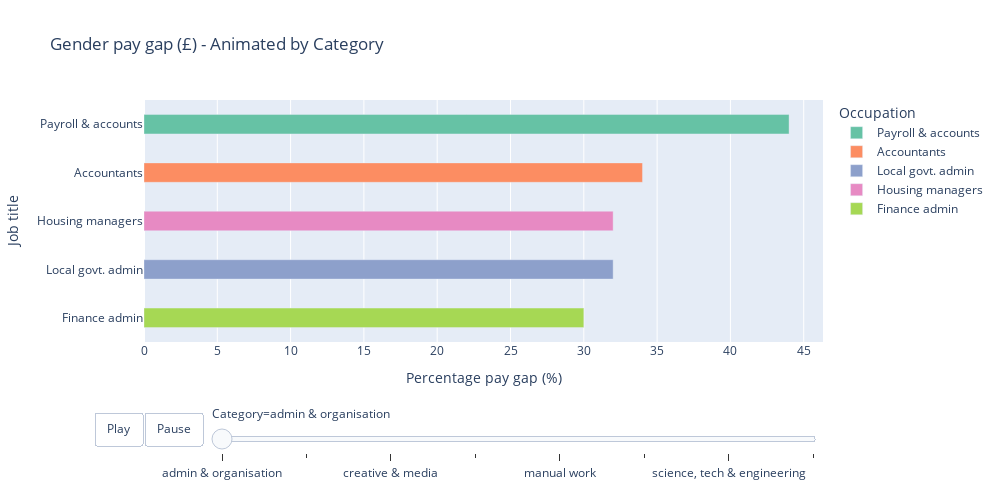

The cell this chart's notebook holds for it:
### Code cell
# filter data by categories and pick the top 5 pay per category
# for US data

filtered_data = uk.groupby(['Category']).apply(lambda x: x.nlargest(5, 'Percentage pay gap'))


fig = px.bar(filtered_data,
             y='Occupation',
             x='Percentage pay gap',
             animation_frame='Category',
             animation_group='Occupation',
             color='Occupation',
             color_discrete_sequence = px.colors.qualitative.Set2,
             title='Gender pay gap (£) - Animated by Category',
             labels={'Pay gap': 'Pay gap'},
             hover_data=['Pay gap (£)', 'Men average annual salary (£)', 'Women average annual salary (£)'],
             )


fig.update_traces(marker=dict(line=dict(width=0.4)), width=0.4)


fig.update_layout(height=500,
                  width = 1000,
                  yaxis_title='Job title',
                  xaxis_title='Percentage pay gap (%)',
                  yaxis={'categoryorder': 'total ascending'},
                  )

# Enable animation and set frame duration
fig.update_layout(updatemenus=[dict(type='buttons',
                                    showactive=False,
                                    buttons=[dict(label='Play',
                                                  method='animate',
                                                  args=[None, dict(frame=dict(duration=1000, redraw=True), fromcurrent=True)]),
                                             dict(label='Pause',
                                                  method='animate',
                                                  args=[[None], dict(frame=dict(duration=0, redraw=True), mode='immediate', fromcurrent=True)])])])


fig.show()

# always click the home icon to display bars when changing categories

### Figure 1 — Plotly figure (JSON) as saved in the notebook; plotly's stock layout.template omitted (floating-point values rounded to 4 significant figures)
{"data": [{"alignmentgroup": "True", "customdata": [[7830, 25744, 17914]], "hovertemplate": "Occupation=%{y}<br>Category=admin & organisation<br>Percentage pay gap=%{x}<br>Pay gap (£)=%{customdata[0]}<br>Men average annual salary (£)=%{customdata[1]}<br>Women average annual salary (£)=%{customdata[2]}<extra></extra>", "ids": ["Payroll & accounts"], "legendgroup": "Payroll & accounts", "marker": {"color": "rgb(102,194,165)", "line": {"width": 0.4}, "pattern": {"shape": ""}}, "name": "Payroll & accounts", "offsetgroup": "Payroll & accounts", "orientation": "h", "showlegend": true, "textposition": "auto", "type": "bar", "width": 0.4, "x": [44], "xaxis": "x", "y": ["Payroll & accounts"], "yaxis": "y"}, {"alignmentgroup": "True", "customdata": [[10305, 40427, 30122]], "hovertemplate": "Occupation=%{y}<br>Category=admin & organisation<br>Percentage pay gap=%{x}<br>Pay gap (£)=%{customdata[0]}<br>Men average annual salary (£)=%{customdata[1]}<br>Women average annual salary (£)=%{customdata[2]}<extra></extra>", "ids": ["Accountants"], "legendgroup": "Accountants", "marker": {"color": "rgb(252,141,98)", "line": {"width": 0.4}, "pattern": {"shape": ""}}, "name": "Accountants", "offsetgroup": "Accountants", "orientation": "h", "showlegend": true, "textposition": "auto", "type": "bar", "width": 0.4, "x": [34], "xaxis": "x", "y": ["Accountants"], "yaxis": "y"}, {"alignmentgroup": "True", "customdata": [[6179, 25496, 19317]], "hovertemplate": "Occupation=%{y}<br>Category=admin & organisation<br>Percentage pay gap=%{x}<br>Pay gap (£)=%{customdata[0]}<br>Men average annual salary (£)=%{customdata[1]}<br>Women average annual salary (£)=%{customdata[2]}<extra></extra>", "ids": ["Local govt. admin"], "legendgroup": "Local govt. admin", "marker": {"color": "rgb(141,160,203)", "line": {"width": 0.4}, "pattern": {"shape": ""}}, "name": "Local govt. admin", "offsetgroup": "Local govt. admin", "orientation": "h", "showlegend": true, "textposition": "auto", "type": "bar", "width": 0.4, "x": [32], "xaxis": "x", "y": ["Local govt. admin"], "yaxis": "y"}, {"alignmentgroup": "True", "customdata": [[9053, 37701, 28648]], "hovertemplate": "Occupation=%{y}<br>Category=admin & organisation<br>Percentage pay gap=%{x}<br>Pay gap (£)=%{customdata[0]}<br>Men average annual salary (£)=%{customdata[1]}<br>Women average annual salary (£)=%{customdata[2]}<extra></extra>", "ids": ["Housing managers"], "legendgroup": "Housing managers", "marker": {"color": "rgb(231,138,195)", "line": {"width": 0.4}, "pattern": {"shape": ""}}, "name": "Housing managers", "offsetgroup": "Housing managers", "orientation": "h", "showlegend": true, "textposition": "auto", "type": "bar", "width": 0.4, "x": [32], "xaxis": "x", "y": ["Housing managers"], "yaxis": "y"}, {"alignmentgroup": "True", "customdata": [[5252, 22788, 17536]], "hovertemplate": "Occupation=%{y}<br>Category=admin & organisation<br>Percentage pay gap=%{x}<br>Pay gap (£)=%{customdata[0]}<br>Men average annual salary (£)=%{customdata[1]}<br>Women average annual salary (£)=%{customdata[2]}<extra></extra>", "ids": ["Finance admin"], "legendgroup": "Finance admin", "marker": {"color": "rgb(166,216,84)", "line": {"width": 0.4}, "pattern": {"shape": ""}}, "name": "Finance admin", "offsetgroup": "Finance admin", "orientation": "h", "showlegend": true, "textposition": "auto", "type": "bar", "width": 0.4, "x": [30], "xaxis": "x", "y": ["Finance admin"], "yaxis": "y"}], "layout": {"barmode": "relative", "height": 500, "legend": {"title": {"text": "Occupation"}, "tracegroupgap": 0}, "sliders": [{"active": 0, "currentvalue": {"prefix": "Category="}, "len": 0.9, "pad": {"b": 10, "t": 60}, "steps": [{"args": [["admin & organisation"], {"frame": {"duration": 0, "redraw": true}, "fromcurrent": true, "mode": "immediate", "transition": {"duration": 0, "easing": "linear"}}], "label": "admin & organisation", "method": "animate"}, {"args": [["care & education"], {"frame": {"duration": 0, "redraw": true}, "fromcurrent": true, "mode": "immediate", "transition": {"duration": 0, "easing": "linear"}}], "label": "care & education", "method": "animate"}, {"args": [["creative & media"], {"frame": {"duration": 0, "redraw": true}, "fromcurrent": true, "mode": "immediate", "transition": {"duration": 0, "easing": "linear"}}], "label": "creative & media", "method": "animate"}, {"args": [["law & justice"], {"frame": {"duration": 0, "redraw": true}, "fromcurrent": true, "mode": "immediate", "transition": {"duration": 0, "easing": "linear"}}], "label": "law & justice", "method": "animate"}, {"args": [["manual work"], {"frame": {"duration": 0, "redraw": true}, "fromcurrent": true, "mode": "immediate", "transition": {"duration": 0, "easing": "linear"}}], "label": "manual work", "method": "animate"}, {"args": [["sales & serving others"], {"frame": {"duration": 0, "redraw": true}, "fromcurrent": true, "mode": "immediate", "transition": {"duration": 0, "easing": "linear"}}], "label": "sales & serving others", "method": "animate"}, {"args": [["science, tech & engineering"], {"frame": {"duration": 0, "redraw": true}, "fromcurrent": true, "mode": "immediate", "transition": {"duration": 0, "easing": "linear"}}], "label": "science, tech & engineering", "method": "animate"}, {"args": [["senior managers & execs"], {"frame": {"duration": 0, "redraw": true}, "fromcurrent": true, "mode": "immediate", "transition": {"duration": 0, "easing": "linear"}}], "label": "senior managers & execs", "method": "animate"}], "x": 0.1, "xanchor": "left", "y": 0, "yanchor": "top"}], "title": {"text": "Gender pay gap (£) - Animated by Category"}, "updatemenus": [{"buttons": [{"args": [null, {"frame": {"duration": 1000, "redraw": true}, "fromcurrent": true}], "label": "Play", "method": "animate"}, {"args": [[null], {"frame": {"duration": 0, "redraw": true}, "fromcurrent": true, "mode": "immediate"}], "label": "Pause", "method": "animate"}], "direction": "left", "pad": {"r": 10, "t": 70}, "showactive": false, "type": "buttons", "x": 0.1, "xanchor": "right", "y": 0, "yanchor": "top"}], "width": 1000, "xaxis": {"anchor": "y", "domain": [0, 1], "title": {"text": "Percentage pay gap (%)"}}, "yaxis": {"anchor": "x", "categoryarray": ["Retail managers", "Functional managers", "Financial managers", "Finance technicians", "Bank managers", "Medical technicians", "Lab technicians", "Science technicians", "Chemical operatives", "Machine operatives", "Accounts managers", "Housekeeping", "Refuse ", "Sales", "Cleaning occupations", "Instrument making", "Printing trades", "Leatherwork", "Metalwork", "Textiles", "Solicitors", "Police officers ", "Debt collectors", "Prison service", "Legal associate", "Business & media", "Creative & media", "Designers", "Arts & media", "Culture & media", "Senior care workers", "Care workers", "Health professionals", "School crossing", "Medical practitioners", "Finance admin", "Housing managers", "Local govt. admin", "Accountants", "Payroll & accounts"], "categoryorder": "total ascending", "domain": [0, 1], "title": {"text": "Job title"}}}}
